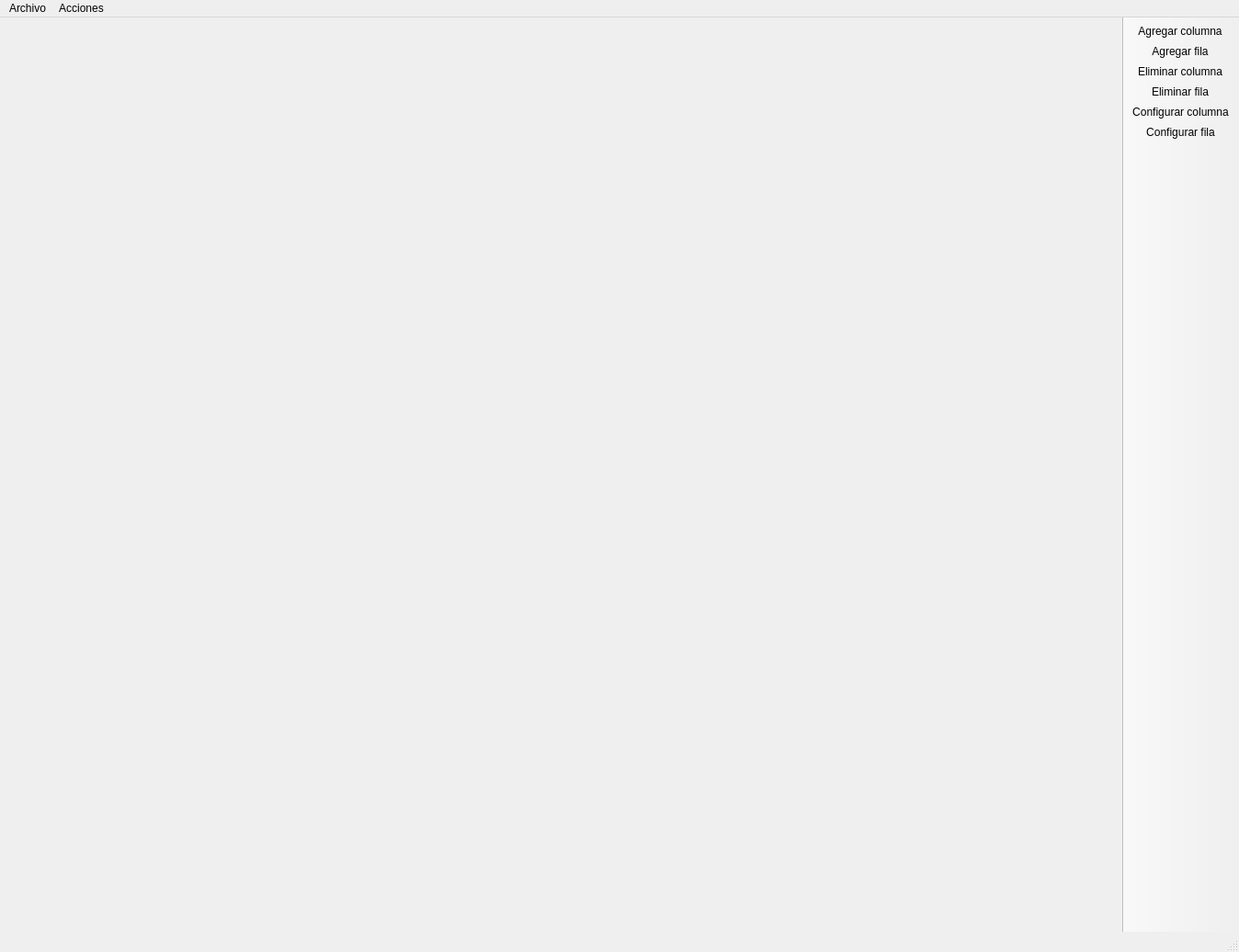
<?xml version="1.0" encoding="UTF-8"?>
<ui version="4.0">
 <class>SAC</class>
 <widget class="QMainWindow" name="SAC">
  <property name="geometry">
   <rect>
    <x>0</x>
    <y>0</y>
    <width>1348</width>
    <height>1036</height>
   </rect>
  </property>
  <property name="minimumSize">
   <size>
    <width>300</width>
    <height>200</height>
   </size>
  </property>
  <property name="windowTitle">
   <string>SAC</string>
  </property>
  <widget class="QWidget" name="centralWidget">
   <layout class="QGridLayout" name="gridLayout">
    <item row="0" column="0">
     <layout class="QGridLayout" name="plantilla">
      <item row="0" column="0">
       <widget class="SAACEditor" name="widget" native="true"/>
      </item>
     </layout>
    </item>
   </layout>
  </widget>
  <widget class="QMenuBar" name="menuBar">
   <property name="geometry">
    <rect>
     <x>0</x>
     <y>0</y>
     <width>1348</width>
     <height>26</height>
    </rect>
   </property>
   <widget class="QMenu" name="menuSistema">
    <property name="title">
     <string>Archivo</string>
    </property>
    <addaction name="actionNuevo"/>
    <addaction name="actionAbrir"/>
    <addaction name="actionGuardar"/>
    <addaction name="actionGuardar_como"/>
    <addaction name="actionCerrar"/>
    <addaction name="actionImprimir_pantalla"/>
    <addaction name="actionSalir"/>
   </widget>
   <widget class="QMenu" name="menuAcciones">
    <property name="title">
     <string>Acciones</string>
    </property>
    <addaction name="actionAgregar_columna"/>
    <addaction name="actionInsertar_columna"/>
    <addaction name="actionAgregar_fila"/>
    <addaction name="actionInsertar_fila"/>
    <addaction name="actionSeleccionar_columna"/>
    <addaction name="actionSeleccionar_fila"/>
    <addaction name="actionConfigurar_columna"/>
    <addaction name="actionConfigurar_fila"/>
   </widget>
   <addaction name="menuSistema"/>
   <addaction name="menuAcciones"/>
  </widget>
  <widget class="QStatusBar" name="statusBar"/>
  <widget class="QToolBar" name="mainToolBar">
   <property name="layoutDirection">
    <enum>Qt::RightToLeft</enum>
   </property>
   <property name="movable">
    <bool>false</bool>
   </property>
   <property name="allowedAreas">
    <set>Qt::RightToolBarArea</set>
   </property>
   <property name="iconSize">
    <size>
     <width>150</width>
     <height>150</height>
    </size>
   </property>
   <attribute name="toolBarArea">
    <enum>RightToolBarArea</enum>
   </attribute>
   <attribute name="toolBarBreak">
    <bool>false</bool>
   </attribute>
   <addaction name="actionAgregar_columna"/>
   <addaction name="actionAgregar_fila"/>
   <addaction name="actionSeleccionar_columna"/>
   <addaction name="actionSeleccionar_fila"/>
   <addaction name="actionConfigurar_columna"/>
   <addaction name="actionConfigurar_fila"/>
  </widget>
  <action name="actionNuevo">
   <property name="text">
    <string>Nuevo</string>
   </property>
  </action>
  <action name="actionAbrir">
   <property name="text">
    <string>Abrir</string>
   </property>
  </action>
  <action name="actionGuardar">
   <property name="text">
    <string>Guardar</string>
   </property>
  </action>
  <action name="actionGuardar_como">
   <property name="text">
    <string>Guardar como...</string>
   </property>
  </action>
  <action name="actionCerrar">
   <property name="text">
    <string>Cerrar</string>
   </property>
  </action>
  <action name="actionImprimir_pantalla">
   <property name="text">
    <string>Imprimir pantalla</string>
   </property>
  </action>
  <action name="actionSalir">
   <property name="text">
    <string>Salir</string>
   </property>
  </action>
  <action name="actionAgregar_columna">
   <property name="icon">
    <iconset>
     <normalon>:/imgs/agregarColumnaFinal.png</normalon>
    </iconset>
   </property>
   <property name="text">
    <string>Agregar columna</string>
   </property>
  </action>
  <action name="actionInsertar_columna">
   <property name="text">
    <string>Insertar columna</string>
   </property>
  </action>
  <action name="actionAgregar_fila">
   <property name="icon">
    <iconset resource="resources.qrc">
     <normaloff>:/imgs/agregarFilaFinal.png</normaloff>:/imgs/agregarFilaFinal.png</iconset>
   </property>
   <property name="text">
    <string>Agregar fila</string>
   </property>
  </action>
  <action name="actionInsertar_fila">
   <property name="text">
    <string>Insertar fila</string>
   </property>
  </action>
  <action name="actionSeleccionar_columna">
   <property name="icon">
    <iconset resource="resources.qrc">
     <normaloff>:/imgs/eliminarColumna.png</normaloff>
     <normalon>:/imgs/eliminarColumna.png</normalon>:/imgs/eliminarColumna.png</iconset>
   </property>
   <property name="text">
    <string>Eliminar columna</string>
   </property>
  </action>
  <action name="actionSeleccionar_fila">
   <property name="icon">
    <iconset resource="resources.qrc">
     <normaloff>:/imgs/eliminarFila.png</normaloff>
     <normalon>:/imgs/seleccionarFilaFinal.png</normalon>:/imgs/eliminarFila.png</iconset>
   </property>
   <property name="text">
    <string>Eliminar fila</string>
   </property>
  </action>
  <action name="actionConfigurar_columna">
   <property name="icon">
    <iconset resource="resources.qrc">
     <normaloff>:/imgs/ConfigurarColumna.png</normaloff>:/imgs/ConfigurarColumna.png</iconset>
   </property>
   <property name="text">
    <string>Configurar columna</string>
   </property>
  </action>
  <action name="actionConfigurar_fila">
   <property name="icon">
    <iconset resource="resources.qrc">
     <normaloff>:/imgs/ConfigurarFila.png</normaloff>:/imgs/ConfigurarFila.png</iconset>
   </property>
   <property name="text">
    <string>Configurar fila</string>
   </property>
  </action>
 </widget>
 <layoutdefault spacing="6" margin="11"/>
 <customwidgets>
  <customwidget>
   <class>SAACEditor</class>
   <extends>QWidget</extends>
   <header>../SAACEditor.h</header>
   <container>1</container>
  </customwidget>
 </customwidgets>
 <resources>
  <include location="resources.qrc"/>
 </resources>
 <connections/>
</ui>
